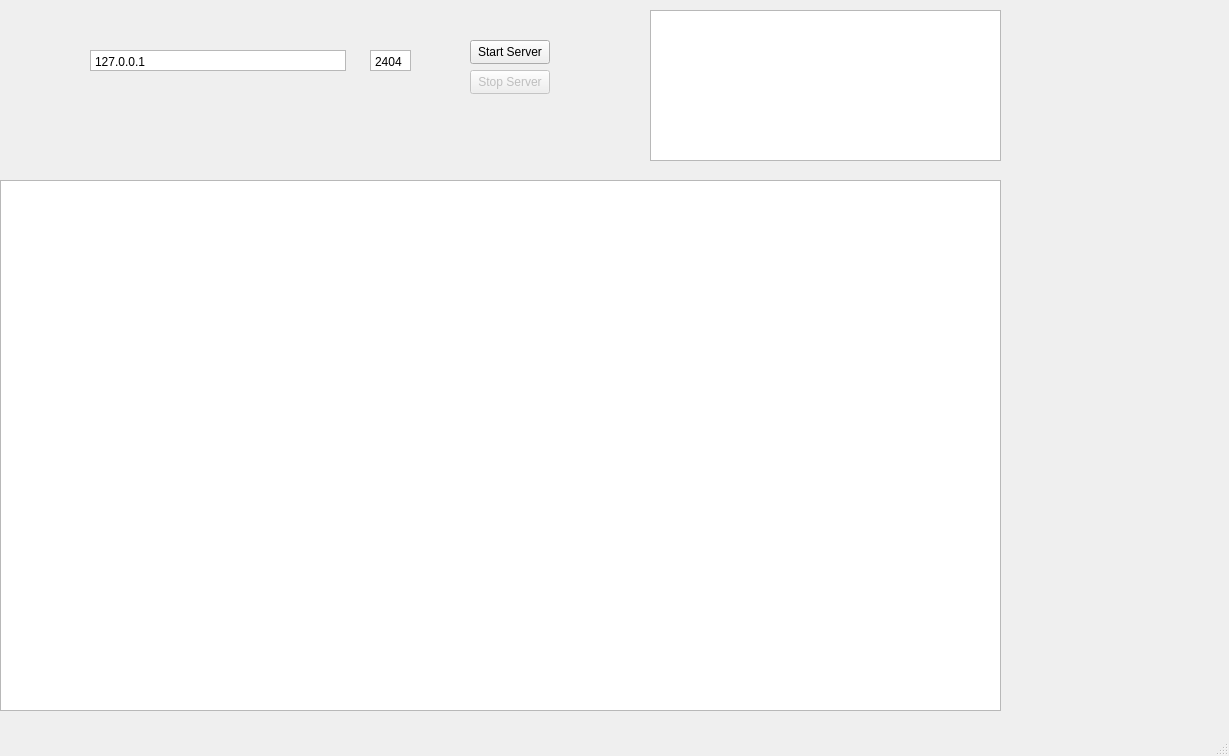
<?xml version="1.0" encoding="UTF-8"?>
<ui version="4.0">
 <class>MainWindow</class>
 <widget class="QMainWindow" name="MainWindow">
  <property name="geometry">
   <rect>
    <x>0</x>
    <y>0</y>
    <width>1229</width>
    <height>756</height>
   </rect>
  </property>
  <property name="windowTitle">
   <string>MainWindow</string>
  </property>
  <widget class="QWidget" name="centralwidget">
   <widget class="QTextEdit" name="portEdit">
    <property name="geometry">
     <rect>
      <x>370</x>
      <y>50</y>
      <width>41</width>
      <height>21</height>
     </rect>
    </property>
    <property name="verticalScrollBarPolicy">
     <enum>Qt::ScrollBarAlwaysOff</enum>
    </property>
    <property name="html">
     <string>&lt;!DOCTYPE HTML PUBLIC &quot;-//W3C//DTD HTML 4.0//EN&quot; &quot;http://www.w3.org/TR/REC-html40/strict.dtd&quot;&gt;
&lt;html&gt;&lt;head&gt;&lt;meta name=&quot;qrichtext&quot; content=&quot;1&quot; /&gt;&lt;meta charset=&quot;utf-8&quot; /&gt;&lt;style type=&quot;text/css&quot;&gt;
p, li { white-space: pre-wrap; }
hr { height: 1px; border-width: 0; }
&lt;/style&gt;&lt;/head&gt;&lt;body style=&quot; font-family:'Segoe UI'; font-size:9pt; font-weight:400; font-style:normal;&quot;&gt;
&lt;p style=&quot; margin-top:0px; margin-bottom:0px; margin-left:0px; margin-right:0px; -qt-block-indent:0; text-indent:0px;&quot;&gt;2404&lt;/p&gt;&lt;/body&gt;&lt;/html&gt;</string>
    </property>
   </widget>
   <widget class="QTextEdit" name="ipAddressEdit">
    <property name="geometry">
     <rect>
      <x>90</x>
      <y>50</y>
      <width>256</width>
      <height>21</height>
     </rect>
    </property>
    <property name="verticalScrollBarPolicy">
     <enum>Qt::ScrollBarAlwaysOff</enum>
    </property>
    <property name="html">
     <string>&lt;!DOCTYPE HTML PUBLIC &quot;-//W3C//DTD HTML 4.0//EN&quot; &quot;http://www.w3.org/TR/REC-html40/strict.dtd&quot;&gt;
&lt;html&gt;&lt;head&gt;&lt;meta name=&quot;qrichtext&quot; content=&quot;1&quot; /&gt;&lt;meta charset=&quot;utf-8&quot; /&gt;&lt;style type=&quot;text/css&quot;&gt;
p, li { white-space: pre-wrap; }
hr { height: 1px; border-width: 0; }
&lt;/style&gt;&lt;/head&gt;&lt;body style=&quot; font-family:'Segoe UI'; font-size:9pt; font-weight:400; font-style:normal;&quot;&gt;
&lt;p style=&quot; margin-top:0px; margin-bottom:0px; margin-left:0px; margin-right:0px; -qt-block-indent:0; text-indent:0px;&quot;&gt;127.0.0.1&lt;/p&gt;&lt;/body&gt;&lt;/html&gt;</string>
    </property>
   </widget>
   <widget class="QPushButton" name="startButton">
    <property name="geometry">
     <rect>
      <x>470</x>
      <y>40</y>
      <width>80</width>
      <height>24</height>
     </rect>
    </property>
    <property name="text">
     <string>Start Server</string>
    </property>
   </widget>
   <widget class="QPushButton" name="stopButton">
    <property name="enabled">
     <bool>false</bool>
    </property>
    <property name="geometry">
     <rect>
      <x>470</x>
      <y>70</y>
      <width>80</width>
      <height>24</height>
     </rect>
    </property>
    <property name="text">
     <string>Stop Server</string>
    </property>
   </widget>
   <widget class="QTableView" name="eventTableView">
    <property name="geometry">
     <rect>
      <x>0</x>
      <y>180</y>
      <width>1001</width>
      <height>531</height>
     </rect>
    </property>
    <property name="sizeAdjustPolicy">
     <enum>QAbstractScrollArea::AdjustIgnored</enum>
    </property>
    <property name="selectionMode">
     <enum>QAbstractItemView::SingleSelection</enum>
    </property>
    <property name="selectionBehavior">
     <enum>QAbstractItemView::SelectRows</enum>
    </property>
    <property name="showGrid">
     <bool>false</bool>
    </property>
   </widget>
   <widget class="QTableView" name="connectionTable">
    <property name="geometry">
     <rect>
      <x>650</x>
      <y>10</y>
      <width>351</width>
      <height>151</height>
     </rect>
    </property>
   </widget>
  </widget>
  <widget class="QMenuBar" name="menubar">
   <property name="geometry">
    <rect>
     <x>0</x>
     <y>0</y>
     <width>1229</width>
     <height>21</height>
    </rect>
   </property>
  </widget>
  <widget class="QStatusBar" name="statusbar"/>
 </widget>
 <resources/>
 <connections/>
</ui>
